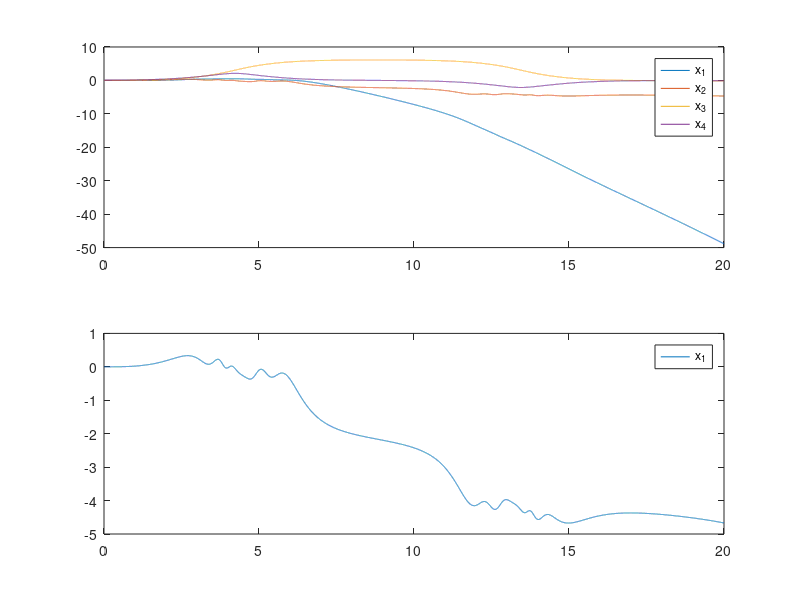

Source code (MATLAB):
clc
clear all
%time length
t_0=0;
t_final=20;
dt=0.001;
t =t_0:dt:t_final;

%initialization
d2=1;
c1=1;
c2=-1;
c3=1;
d1=0.1;
u=1;
x1(1)=0;
x2(1)=0;
x3(1)=0;
x4(1)=0;

%for loop
for i=2:length(t)
x1(i)=dt*x2(i-1) +x1(i-1);
x2(i)=dt*((0.5*d2*c1)*sin(2*x3(i-1)) + c2*sin(x3(i-1)*x4(i-1)*x4(i-1))) /(1-d1*d2*cos(x3(i-1))*cos(x3(i-1)))+ x2(i-1);
x3(i)=dt*x4(i-1) +x3(i-1);
x4(i)=dt*(0.5*d1*c2*sin(2*x3(i-1))*x4(i-1)*x4(i-1) + d1*c3*cos(x3(i-1)*u) +d2*sin(x3(i-1)))/(1-d1*c3*(cos(x3(i-1))^2))+ x4(i-1);
end
figure(1);
subplot(2,1,1)%2 satr yek sootoon avali
plot(t,x1,t,x2,t,x3,t,x4);
xlabel=('time');
ylable=('x3');
legend('x_1','x_2','x_3','x_4');
subplot(2,1,2)
plot(t,x2)
xlabel=('time');
ylable=('x3');
legend('x_1','x_2','x_3','x_4');

